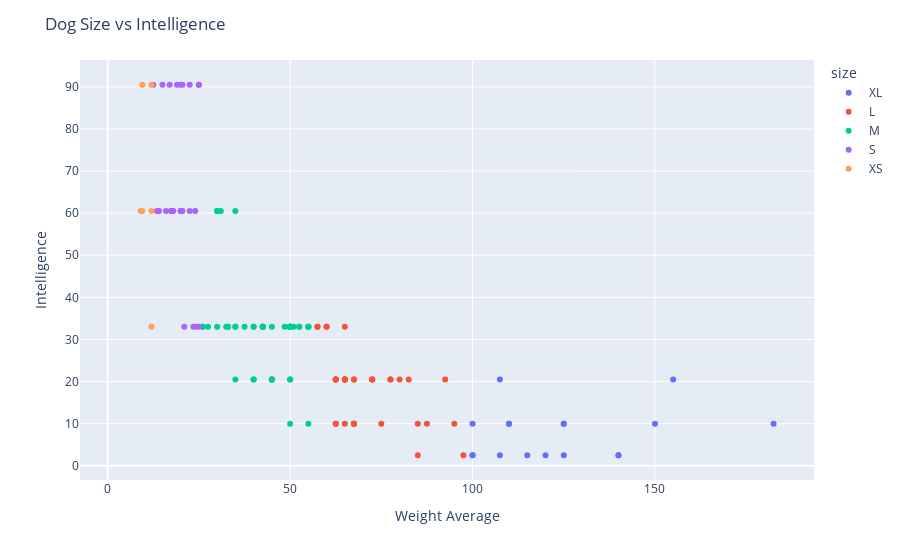

Notebook source saved alongside this figure:
### Code cell
# Now lets visualize the data to get closer to more answers!
import plotly.express as px

fig = px.scatter(df1, x="Weight Average", y="Intelligence", color='size', hover_name="Breed",)
fig.update_layout(
    title='Dog Size vs Intelligence')


fig.show()

### Figure 1 — Plotly figure (JSON) as saved in the notebook; plotly's stock layout.template omitted (floating-point values rounded to 4 significant figures)
{"data": [{"hovertemplate": "<b>%{hovertext}</b><br><br>size=XL<br>Weight Average=%{x}<br>Intelligence=%{y}<extra></extra>", "hovertext": ["Akita", "Great Swiss Mountain Dog", "Great Pyrenees", "Great Dane", "Bullmastiff", "Irish Wolfhound", "Bloodhound", "Atolian Sheepdog", "Black Russian Terrier", "Saint Berrd", "Rottweiler", "Newfoundland", "Neopolitan Mastiff", "Mastiff", "Beauceron", "Tibetan Mastiff", "Komondor"], "legendgroup": "XL", "marker": {"color": "#636efa", "symbol": "circle"}, "mode": "markers", "name": "XL", "orientation": "v", "showlegend": true, "type": "scatter", "x": [100, 140, 107.5, 140, 115, 120, 100, 125, 110, 150, 100, 125, 125, 182.5, 110, 155, 107.5], "xaxis": "x", "y": [2.5, 2.5, 2.5, 2.5, 2.5, 2.5, 2.5, 2.5, 10, 10, 10, 10, 10, 10, 10, 20.5, 20.5], "yaxis": "y"}, {"hovertemplate": "<b>%{hovertext}</b><br><br>size=L<br>Weight Average=%{x}<br>Intelligence=%{y}<extra></extra>", "hovertext": ["Bernese Mountain Dog", "Borzoi", "Belgian Sheepdog", "Chesapeake Bay Retriever", "Briard", "Boxer", "Bouvier Des Flandres", "Black And Tan Coonhound", "Belgian Malinois", "Belgian Tervuren", "American Foxhound", "Otter Hound", "Kuvasz", "Rhodesian Ridgeback", "Scottish Deerhound", "Spinone Italiano", "Weimaraner", "Old English Sheepdog (Bobtail)", "Gordon Setter", "Labrador Retriever", "Collie (Rough) & (Smooth)", "Curly Coated Retriever", "English Foxhound", "English Setter", "German Shepherd Dog", "Doberman Pinscher", "German Wirehaired Pointer", "Giant Schuzer", "Golden Retriever", "Greyhound", "Irish Setter", "German Shorthaired Pointer", "Redbone Coonhound", "Samoyed", "Bull Terrier", "Dalmatian", "Flat Coated Retriever"], "legendgroup": "L", "marker": {"color": "#EF553B", "symbol": "circle"}, "mode": "markers", "name": "L", "orientation": "v", "showlegend": true, "type": "scatter", "x": [97.5, 85, 67.5, 65, 75, 67.5, 85, 62.5, 62.5, 67.5, 67.5, 87.5, 95, 77.5, 92.5, 72.5, 77.5, 62.5, 62.5, 67.5, 62.5, 72.5, 67.5, 62.5, 82.5, 80, 65, 72.5, 65, 65, 65, 65, 60, 57.5, 60, 57.5, 65], "xaxis": "x", "y": [2.5, 2.5, 10, 10, 10, 10, 10, 10, 10, 10, 10, 10, 10, 20.5, 20.5, 20.5, 20.5, 20.5, 20.5, 20.5, 20.5, 20.5, 20.5, 20.5, 20.5, 20.5, 20.5, 20.5, 20.5, 20.5, 20.5, 20.5, 33, 33, 33, 33, 33], "yaxis": "y"}, {"hovertemplate": "<b>%{hovertext}</b><br><br>size=M<br>Weight Average=%{x}<br>Intelligence=%{y}<extra></extra>", "hovertext": ["Clumber Spaniel", "Afghan Hound", "Airdale Terrier", "Basset Hound", "American Water Spaniel", "Australian Cattle Dog", "Australian Shepherd", "Bearded Collie", "Border Collie", "Poodle Standard", "American Staffordshire Terrier", "Siberian Husky", "Plott Hound", "Pointer", "Polish Lowland Sheepdog", "Portuguese Water Dog", "Saluki", "Soft-Coated Wheaten Terrier", "American Eskimo", "Standard Schuzer", "Sussex Spaniel", "Welsh Springer Spaniel", "Wirehaired Pointing Griffon", "Pharaoh Hound", "Staffordshire Bull Terrier", "Petit Basset Griffon Vendeen", "Norwegian Elkhound", "Nova Scotia Duck Tolling Retriever", "Brittany", "Bull Dog", "Caan Dog", "Chinese Shar Pei", "Cocker Spaniel-English", "English Springer Spaniel", "Chow Chow", "Finnish Spitz", "Harrier", "Ibizan Hound", "Irish Terrier", "Irish Water Spaniel", "Keeshond", "Field Spaniel", "Kerry Blue Terrier", "German Pinscher", "Glen Imaal Terrier", "Puli", "Cardigan Welsh Corgi", "Whippet"], "legendgroup": "M", "marker": {"color": "#00cc96", "symbol": "circle"}, "mode": "markers", "name": "M", "orientation": "v", "showlegend": true, "type": "scatter", "x": [50, 55, 45, 45, 35, 40, 50, 50, 40, 45, 45, 50, 50, 55, 32.5, 51, 52.5, 40, 27.5, 33, 42.5, 40, 52.5, 50, 26, 35, 50, 42.5, 35, 55, 45, 50, 30, 50, 50, 33, 50, 48.5, 26, 55, 42.5, 42.5, 37.5, 30, 35, 31, 30, 28.5], "xaxis": "x", "y": [10, 10, 20.5, 20.5, 20.5, 20.5, 20.5, 20.5, 20.5, 20.5, 20.5, 33, 33, 33, 33, 33, 33, 33, 33, 33, 33, 33, 33, 33, 33, 33, 33, 33, 33, 33, 33, 33, 33, 33, 33, 33, 33, 33, 33, 33, 33, 33, 33, 60.5, 60.5, 60.5, 60.5, null], "yaxis": "y"}, {"hovertemplate": "<b>%{hovertext}</b><br><br>size=S<br>Weight Average=%{x}<br>Intelligence=%{y}<extra></extra>", "hovertext": ["Vizsla", "Basenji", "Beagle", "Cocker Spaniel-American", "French Bulldog", "Pug", "Manchester Terrier (Standard)", "Poodle Miniature", "Fox Terrier ‰ÛÒ Wirehair", "Lakeland Terrier", "Fox Terrier ‰ÛÒ Smooth", "Cairn Terrier", "Dachshund", "Cavalier King Charles Spaniel", "Boston Terrier", "Border Terrier", "Bichon Frise", "Bedlington Terrier", "Skye Terrier", "Shih Tzu", "Schipperke", "Shetland Sheepdog (Sheltie)", "Sealyham Terrier", "Scottish Terrier", "Tibetan Terrier", "Shiba Inu", "Welsh Terrier", "West Highland White Terrier"], "legendgroup": "S", "marker": {"color": "#ab63fa", "symbol": "circle"}, "mode": "markers", "name": "S", "orientation": "v", "showlegend": true, "type": "scatter", "x": [23.5, 21, 24, 25, 22.5, 18, 17.5, 20, 17.5, 16, 17.5, 14, 24, 17.5, 20, 13.5, 14, 20.5, 25, 12.5, 15, 17, 19, 20, 25, 22.5, 20.5, 14], "xaxis": "x", "y": [33, 33, 33, 33, 60.5, 60.5, 60.5, 60.5, 60.5, 60.5, 60.5, 60.5, 60.5, 60.5, 60.5, 60.5, 60.5, 60.5, 90.5, 90.5, 90.5, 90.5, 90.5, 90.5, 90.5, 90.5, 90.5, null], "yaxis": "y"}, {"hovertemplate": "<b>%{hovertext}</b><br><br>size=XS<br>Weight Average=%{x}<br>Intelligence=%{y}<extra></extra>", "hovertext": ["Australian Terrier", "Dandie Dinmont Terrier", "Brussels Griffon", "English Toy Spaniel", "Tibetan Spaniel", "Silky Terrier", "Affenpinscher", "Chihuahua", "Chinese Crested", "Italian Greyhound", "Japanese Chin", "Maltese", "Manchester Terrier (Toy)", "Papillon", "Pomeranian", "Poodle Toy", "Toy Fox Terrier", "Yorkshire Terrier"], "legendgroup": "XS", "marker": {"color": "#FFA15A", "symbol": "circle"}, "mode": "markers", "name": "XS", "orientation": "v", "showlegend": true, "type": "scatter", "x": [12, 9.5, 9, 12, 12, 9.5, 10, 3.5, 8.5, 8, 7.5, 5, 7, 7.5, 5, 10, 5.5, 5], "xaxis": "x", "y": [33, 60.5, 60.5, 60.5, 90.5, 90.5, null, null, null, null, null, null, null, null, null, null, null, null], "yaxis": "y"}], "layout": {"legend": {"title": {"text": "size"}, "tracegroupgap": 0}, "margin": {"t": 60}, "title": {"text": "Dog Size vs Intelligence"}, "xaxis": {"anchor": "y", "domain": [0, 1], "title": {"text": "Weight Average"}}, "yaxis": {"anchor": "x", "domain": [0, 1], "title": {"text": "Intelligence"}}}}
